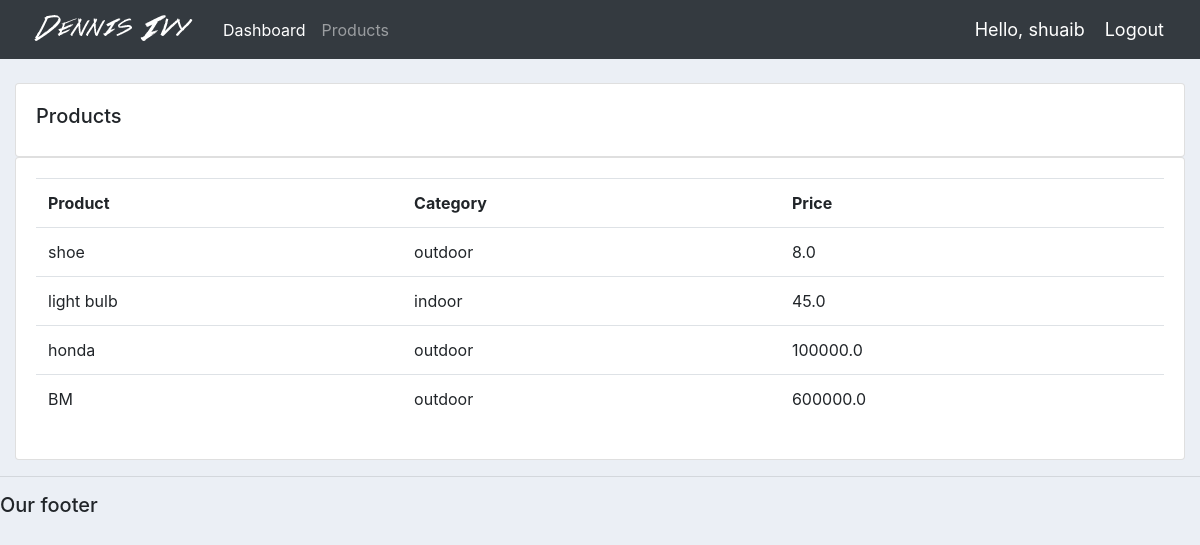
Screenshot of /products/ (signed in) with the database file from the repository.
### accounts/models.py (models this page shows, shortened)
class Product(models.Model):
    CATEGORY = (
        ('Indoor', 'Indoor'),
        ('Outdoor', 'Outdoor')
    )
    name = models.CharField(max_length=200, null=True)
    tag = models.ManyToManyField(Tag)
    price = models.FloatField(null=True)
    category = models.CharField(max_length=200, null=True, choices=CATEGORY)
    description = models.CharField(max_length=200, null=True)
    date_created = models.DateTimeField(auto_now_add=True, null=True)

### accounts/decorators.py (the view)
    def wrapper_function(request, *args, **kwargs):
        group = None
        if request.user.groups.exists():
            group = request.user.groups.all()[0].name
            print("GROUP: " ,group)
            if group == 'custom':
                return redirect('user-page')
            if group == 'admin':
                return view_func(request, *args, **kwargs)
        return HttpResponse('You are not authorized to view this page')

### accounts/views.py (called while the page is built)
@login_required(login_url='login')
@admin_only
def products(request):
    products = Product.objects.all()
    return render(request, 'accounts/products.html', {'products': products})

### accounts/templates/accounts/products.html
{% extends 'accounts/main.html' %} {% block content %}
<br>
<div class="row">
    <div class="col-md">
        <div class="card card-body">
            <h5>Products</h5>
        </div>
        <div class="card card-body">
            <table class="table">
                <tr>
                    <th>Product</th>
                    <th>Category</th>
                    <th>Price</th>
                </tr>
                {% for i in products %}
                <tr>
                    <td> {{ i.name }}</td>
                    <td> {{ i.category }}</td>
                    <td> {{ i.price }}</td>
                </tr>
                {% endfor %}
            </table>
        </div>
    </div>
</div>
{% endblock content %}

### accounts/templates/accounts/navbar.html (shortened to what this page needs)
{% load static %}
<nav class="navbar navbar-expand-lg navbar-dark bg-dark">
    <img src="{% static 'images/logo.png' %}">
    <div class="collapse navbar-collapse" id="navbarNav">
        <ul class="navbar-nav">
            {% if request.user.is_staff %}
            <li class="nav-item active">
                <a class="nav-link" href="{% url 'home' %}">Dashboard</a>
            </li>
            <li class="nav-item">
                <a class="nav-link" href="{% url 'products' %}">Products</a>
            </li>
            {% endif %}
        </ul>
    </div>
    <span class="hello-msg">Hello, {{request.user}}</span>
    <span><a  class="hello-msg" href="{% url 'logout' %}">Logout</a></span>
</nav>

### static/css/main.css (style rules this page uses)
body { background-color: #ebeff5; }

### accounts/templates/accounts/navbar.html (style rules this page uses)
.hello-msg { font-size: 18px; color: #fff; margin-right: 20px; }

### rows the page displays
Product: name "shoe", category "outdoor", price "8.0"
Product: name "light bulb", category "indoor", price "45.0"
Product: name "honda", category "outdoor", price "100000.0"
Product: name "BM", category "outdoor", price "600000.0"

### other values shown
{{ request.user }} "shuaib"
